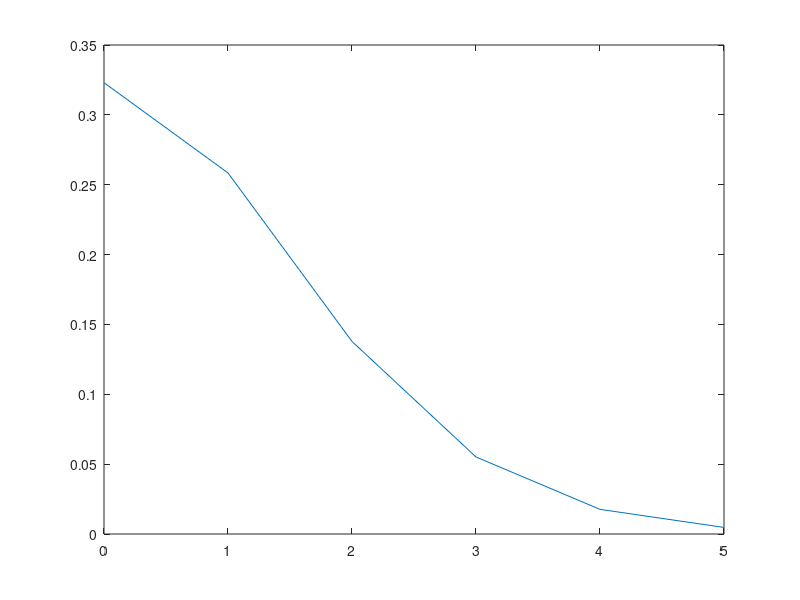

Write MATLAB code to recreate this figure.
% poission distribution
n=input('trails input : ');
nr=input('under which number poisson data to be generated : ');
% ma=randi([0 nr],1,n);
r=rand(1,n)*nr;
ma=poissrnd(r);
dim=size(ma);
s=dim(1,2);

mean=(sum(ma))/s;

for v=1:n+1
    a=exp(-mean);
    b=mean^v;
    c=factorial(v);
    mb(1,v)=v-1;
    mb(2,v)=(a*b)/c;
end

plot(mb(1,:),mb(2,:));


